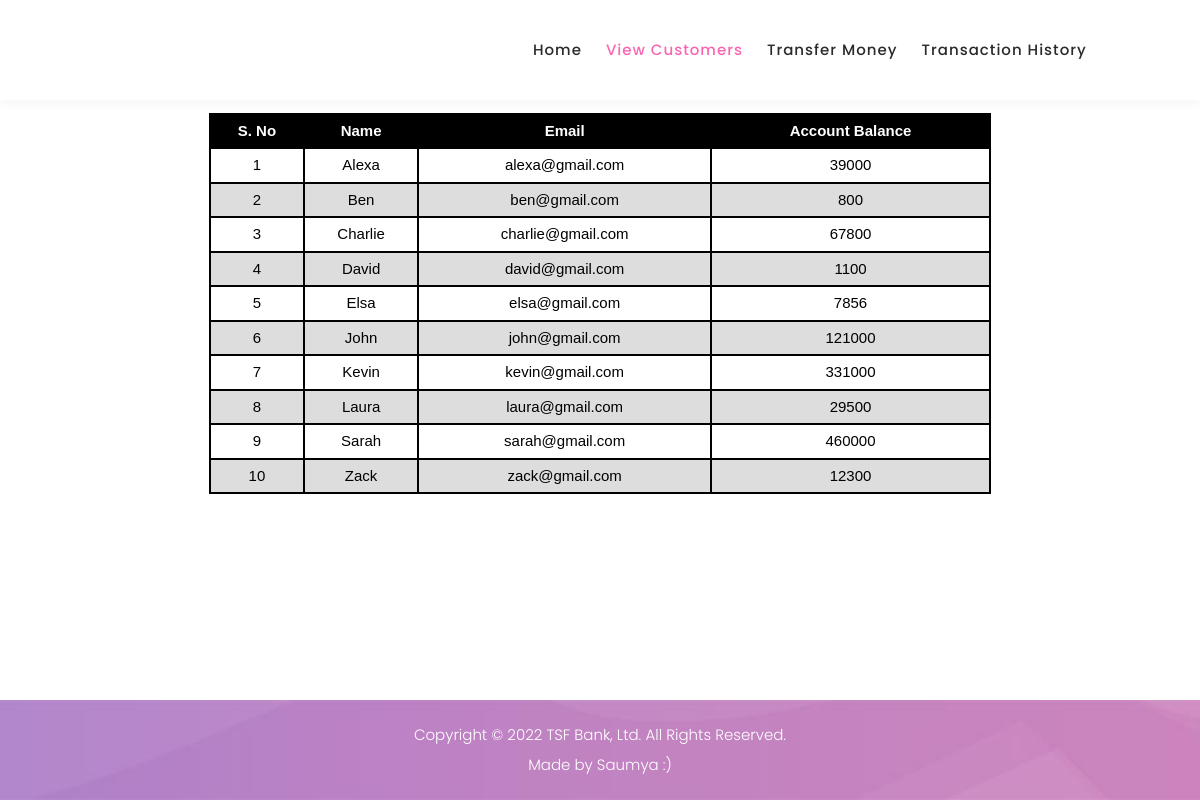
The app's page /customers/ with its own data.
### basicbank/models.py (models this page shows)
class Customer(models.Model):
    id=models.IntegerField(default=0,primary_key=True)
    name = models.CharField(max_length=200, null=True)
    email = models.CharField(max_length=200, null=True)
    accbal = models.IntegerField()

### basicbank/views.py (the view)
# urls.py: path('customers/',views.cdetails, name= 'customers'),
def cdetails(request):
    customer = Customer.objects.all()
    return render(request,'basicbank/customers.html',{'customer':customer})

### basicbank/templates/basicbank/customers.html (shortened to what this page needs)
{% load static %}
<!DOCTYPE html>
<html lang="en">
  <head>
    <link rel="stylesheet" href="{% static 'basicbank/css/bootstrap.min.css' %}">
    <link rel="stylesheet" href="{% static 'basicbank/css/all.min.css' %}">
    <link rel="stylesheet" href="{% static 'basicbank/css/style.css' %}">
    <link rel="stylesheet" href="{% static 'basicbank/css/fontawesome.css' %}">
    <link rel="stylesheet" href="{% static 'basicbank/css/templatemo-digimedia-v1.css' %}">
    <link rel="stylesheet" href="{% static 'basicbank/css/animated.css' %}">
  </head>
<body>
  <header class="header-area header-sticky wow slideInDown" data-wow-duration="0.75s" data-wow-delay="0s">
    <div class="container">
      <div class="row">
        <div class="col-12">
          <nav class="main-nav">
            <ul class="nav">
              <li class="scroll-to-section"><a href="{% url 'index' %}">Home</a></li>
              <li class="scroll-to-section"><a href="{% url 'customers' %}" class="active">View Customers</a></li>
              <li class="scroll-to-section"><a href="{% url 'transfermoney' %}">Transfer Money</a></li>
              <li class="scroll-to-section"><a href="{% url 'transferdetails' %}">Transaction History</a></li>
              <li><a href="" disabled="disabled"></a></li>
            </ul>
          </nav>
        </div>
      </div>
    </div>
  </header>
  <br>
  <br><br><br>
  <div style="text-align:center; margin: 0 auto;" class=" table container center">
      <div class="row">
          <div class="col-sm-12 col-md-12 col-lg-12 d-block m-auto">
              <br>
              <table>
                  <thead style="background-color: rgb(0, 0, 0); color: white; font-family: 'Trebuchet MS', 'Lucida Sans Unicode', 'Lucida Grande', 'Lucida Sans', Arial, sans-serif;">
                      <tr>
                          <th>S. No</th>
                          <th>Name</th>
                          <th>Email</th>
                          <th>Account Balance</th>
                      </tr>
                  </thead>
                  <tbody>
                      {% for cust in customer %}
                      <tr>
                          <td>{{cust.id}}</td>
                          <td>{{cust.name}}</td>
                          <td>{{cust.email}}</td>
                          <td>{{cust.accbal}}</td>
                      </tr>
                      {% endfor %}
                  </tbody>
              </table>
              <br>
              <br>
          </div>
      </div>
  </div>
  <footer style="
    position:absolute;
    bottom:0;
    width:100%;">
    <div class="container">
      <div class="row">
        <div class="col-lg-12">
          <p>Copyright © 2022 TSF Bank, Ltd. All Rights Reserved.
          <br>Made by Saumya :)</p>
        </div>
      </div>
    </div>
  </footer>
</body>
</html>

### basicbank/static/basicbank/css/style.css (style rules this page uses)
body { font-family: 'Trebuchet MS', 'Lucida Sans Unicode', 'Lucida Grande', 'Lucida Sans', Arial, sans-serif; }
html, body { max-width: 100%; overflow-x: hidden; }
body { background: rgb(1, 3, 5); background-color: white; }
table { margin: auto; width: 70%; color: black; background-color: white; }
td, th { padding-top: 5px; padding-bottom: 5px; text-align: center; font-family: 'Trebuchet MS', 'Lucida Sans Unicode', 'Lucida Grande', 'Lucida Sans', Arial, sans-serif; }
table, th, td { border: 2px solid black; border-collapse: collapse; }
thead { background-color: rgb(0, 0, 0); }
tr:nth-child(even) { background-color: #dddddd; }
html { font-size: 16px; }
@media screen and (min-width: 320px) { html { font-size: calc(16px + 6 * ((100vw - 320px) / 680)); } }
@media screen and (min-width: 1000px) { html { font-size: 15px; } }

### basicbank/static/basicbank/css/templatemo-digimedia-v1.css (style rules this page uses)
html, body, div, span, applet, object, iframe, h1, h2, h3, h4, h5, h6, p, blockquote, div pre, a, abbr, acronym, address, big, cite, code, del, dfn, em, font, img, ins, kbd, q, s, samp, small, strike, strong, sub, sup, tt, var, b, u, i, center, dl, dt, dd, ol, ul, li, figure, header, nav, section, article, aside, footer, figcaption { margin: 0; padding: 0; border: 0; outline: 0; }
ul, li { padding: 0; margin: 0; list-style: none; }
header, nav, section, article, aside, footer, hgroup { display: block; }
* { box-sizing: border-box; }
html, body { font-family: 'Poppins', sans-serif; font-weight: 400; background-color: #fff; -ms-text-size-adjust: 100%; -webkit-font-smoothing: antialiased; -moz-osx-font-smoothing: grayscale; }
a { text-decoration: none !important; }
ul { margin-bottom: 0px; }
p { font-size: 15px; line-height: 30px; font-weight: 300; color: #afafaf; }
html, body { background: #fff; font-family: 'Poppins', sans-serif; }
.header-area { background-color: #fff; box-shadow: 0px 5px 8px rgba(0,0,0,0.03); position: absolute; left: 0px; right: 0px; z-index: 100; height: 100px; -webkit-transition: all .5s ease 0s; -moz-transition: all .5s ease 0s; -o-transition: all .5s ease 0s; transition: all .5s ease 0s; }
.header-area .main-nav { min-height: 80px; background: transparent; }
.header-area .main-nav .nav { float: right; margin-top: 30px; margin-right: 0px; background-color: transparent; -webkit-transition: all 0.3s ease 0s; -moz-transition: all 0.3s ease 0s; -o-transition: all 0.3s ease 0s; transition: all 0.3s ease 0s; position: relative; z-index: 999; }
.header-area .main-nav .nav li { padding-left: 20px; padding-right: 20px; }
.header-area .main-nav .nav li:last-child { padding-right: 0px; padding-left: 40px; }
.header-area .main-nav .nav li:last-child a , .background-header .main-nav .nav li:last-child a { padding: 0px 20px !important; font-weight: 400; }
.header-area .main-nav .nav li a { display: block; font-weight: 500; font-size: 15px; color: #2a2a2a; text-transform: capitalize; -webkit-transition: all 0.3s ease 0s; -moz-transition: all 0.3s ease 0s; -o-transition: all 0.3s ease 0s; transition: all 0.3s ease 0s; height: 40px; line-height: 40px; border: transparent; letter-spacing: 1px; }
.header-area .main-nav .nav li:hover a, .header-area .main-nav .nav li a.active { color: #fa65b1!important; }
.header-area.header-sticky { min-height: 80px; }
.header-area .nav { margin-top: 30px; }
.header-area.header-sticky .nav li a.active { color: #fa65b1; }
@media (max-width: 1200px) { .header-area .main-nav .nav li { padding-left: 12px; padding-right: 12px; } }
@media (max-width: 1200px) { .header-area .main-nav:before { display: none; } }
@media (min-width: 767px) { .header-area .main-nav .nav { display: flex !important; } }
footer { background-image: url(../images/footer-bg.jpg); background-position: center center; background-repeat: no-repeat; background-size: cover; margin-top: 130px; }
footer p { text-align: center; margin: 20px 0px; color: #fff; }
@media (max-width: 1200px) { .header-area .main-nav .nav li:last-child { padding-left: 20px; } }

### records on screen
Customer: id "1", name "Alexa", email "alexa@gmail.com", accbal "39000"
Customer: id "2", name "Ben", email "ben@gmail.com", accbal "800"
Customer: id "3", name "Charlie", email "charlie@gmail.com", accbal "67800"
Customer: id "4", name "David", email "david@gmail.com", accbal "1100"
Customer: id "5", name "Elsa", email "elsa@gmail.com", accbal "7856"
Customer: id "6", name "John", email "john@gmail.com", accbal "121000"
Customer: id "7", name "Kevin", email "kevin@gmail.com", accbal "331000"
Customer: id "8", name "Laura", email "laura@gmail.com", accbal "29500"
Customer: id "9", name "Sarah", email "sarah@gmail.com", accbal "460000"
Customer: id "10", name "Zack", email "zack@gmail.com", accbal "12300"
